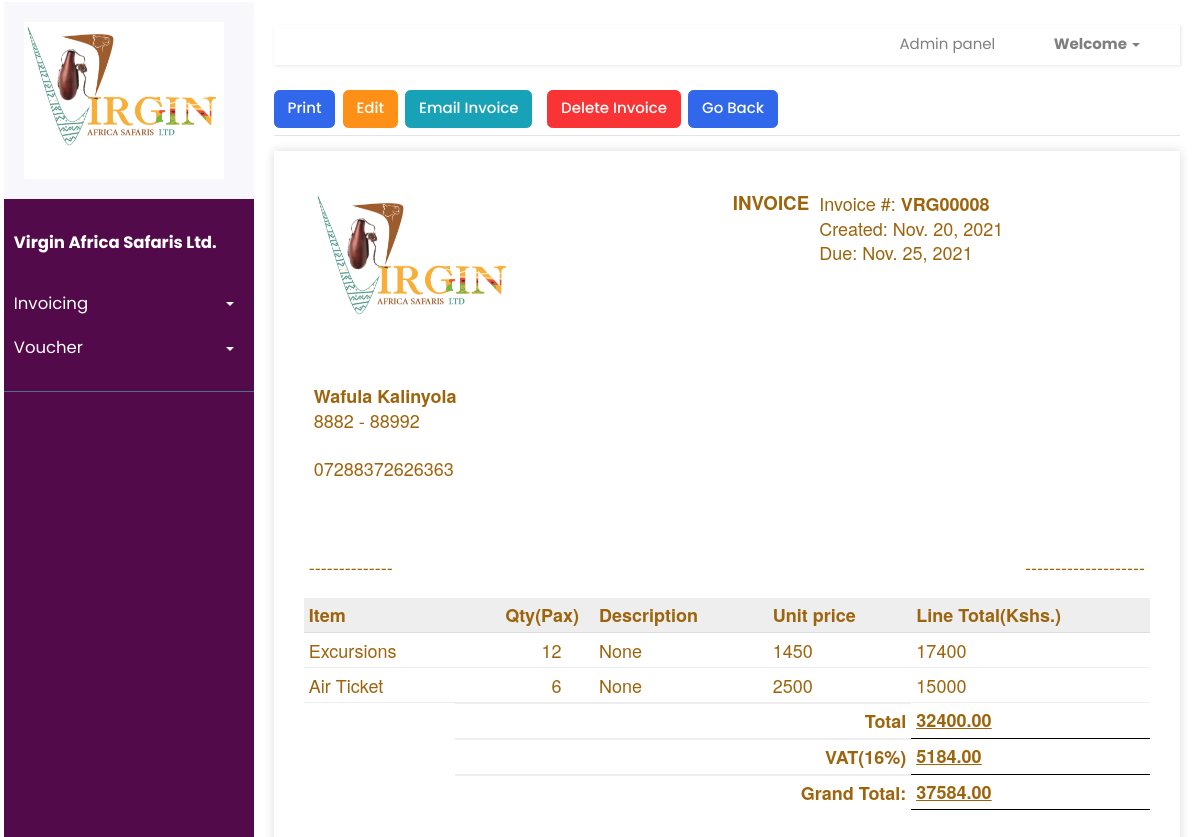
The page /invoices/create-build/vrg00008-bb77433f6d1d on the database as committed earlier.
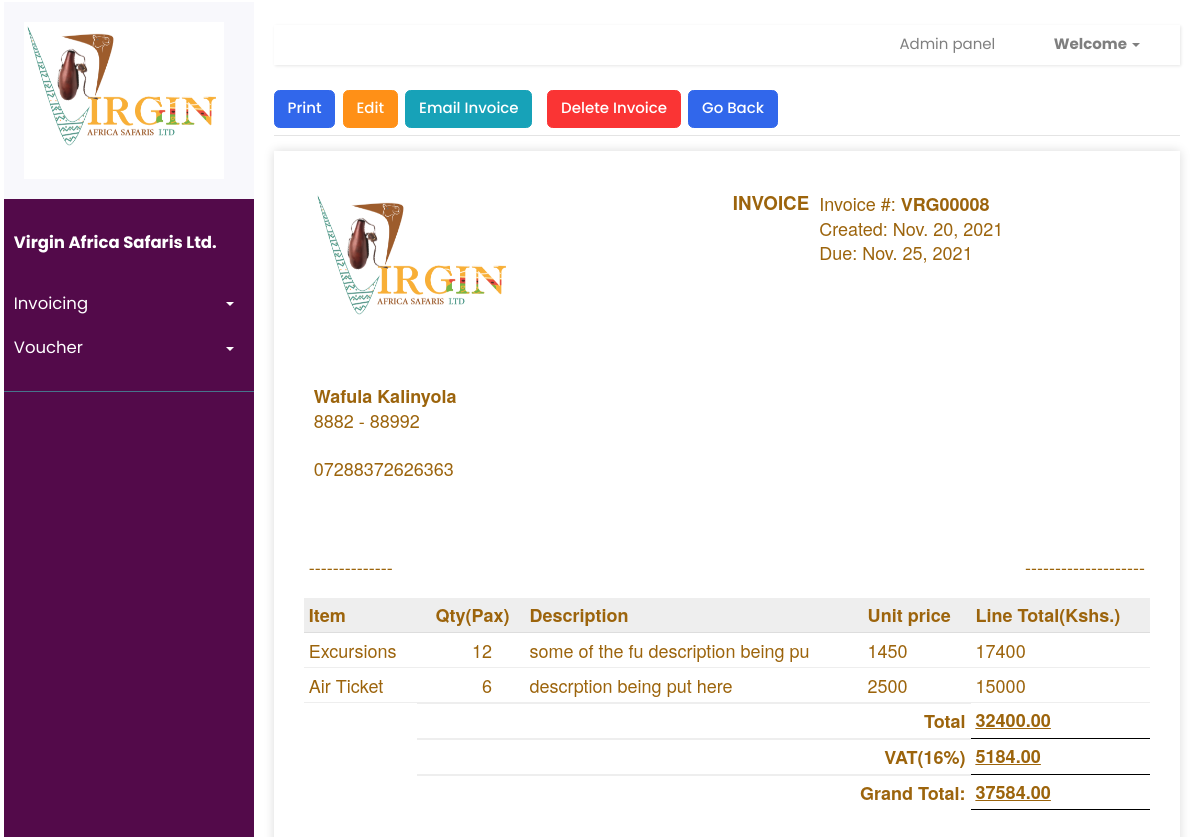
The same page on the database as committed later.
### invoice/models.py (models this page shows)
class InvoiceProduct(models.Model):
    invoice = models.ForeignKey(Invoice, on_delete=models.CASCADE)
    product = models.ForeignKey(
        Product, on_delete=models.CASCADE, null=True, blank=True)
    prod_description = models.CharField(null=True, blank=True, max_length=300)
    quantity = models.IntegerField(
        default=1, validators=[MinValueValidator(1)], null=True, blank=True)
    price = models.CharField(null=True, blank=True, max_length=10)
    class Meta:
        unique_together = [['invoice', 'product']]
    def total_price(self):
        total_price = int(self.quantity)*int(self.price)
        return total_price

### invoice/views.py (the view, shortened to what this page needs)
# urls.py: path('invoices/create-build/<slug:slug>',invoice_views.createBuildInvoice, name='create-build-invoice'),
def createBuildInvoice(request, slug):
	try:
		invoice = Invoice.objects.get(slug=slug)
		pass
	except:
		messages.error(request, 'Something went wrong')
		return redirect('create-build-invoice', slug=slug)
	products = Product.objects.filter(invoice=invoice)
	invoiceproduct  = InvoiceProduct.objects.filter(invoice_id=invoice.id)
	invoiceCurrency = ''
	invoiceTotal = 0.0
	itemtotals = []
	tax=0
	discount=0
	if len(products) > 0:
		for x in invoiceproduct:
			y = float(x.quantity) * float(x.price)
			invoiceTotal += y
			itemtotals.append(y)
	if(invoice.istaxable):
		tax = 0.16*invoiceTotal
	sub_total = invoiceTotal+tax
	if(invoice.apply_discount):
		discount=(float(invoice.discount))*0.01*sub_total
	grand_total = sub_total
	discounted_grand_total = sub_total-discount
	context = {}
	context['invoice'] = invoice
	context['products'] = products
	context['itemtotals']= itemtotals
	context['discount']= "{:.2f}".format(discount)
	context['discounted_grand_total']= "{:.2f}".format(discounted_grand_total)
	context['discount_percentage']= invoice.discount
	context['invoiceGrandTotal'] = "{:.2f}".format(grand_total)
	context['invoiceTotal'] = "{:.2f}".format(invoiceTotal)
	context['tax'] =  "{:.2f}".format(tax)
	context['invoiceCurrency'] = invoiceCurrency
	context['invoiceproduct'] = invoiceproduct
	if request.method == 'GET':
		inv_form = InvoiceForm(instance=invoice)
		client_form = ClientSelectForm(initial_client=invoice.client)
		context['inv_form'] = inv_form
		context['client_form'] = client_form
		return render(request, 'invoice/view_created_invoice.html', context)

### invoice/models.py (called while the page is built)
def increment_invoice_number():
    last_invoice = Invoice.objects.all().order_by('id').last()
    if not last_invoice:
        return 'VRG00001'
    invoice_no = last_invoice.number
    invoice_int = int(invoice_no.split('VRG')[-1])
    new_invoice_int = invoice_int + 1
    new_invoice_no = 'VRG' + "%05d" % (new_invoice_int, )
    return new_invoice_no

### templates/invoice/view_created_invoice.html (shortened to what this page needs)
{% extends 'index.html' %} {% load static %} {% load crispy_forms_tags %}
 {% block content %}
<div
  class="
    d-flex
    justify-content-between
    flex-wrap flex-md-nowrap
    align-items-center
    pt-3
    pb-2
    mb-3
    border-bottom
    view-invoice-box
  "
>
  <div class="btn-toolbar mb-2 mb-md-0">
   <div class="btn-group me-2">
        <a href="{% url 'viewpdf' invoice.slug%} " target="_blank" class="btn btn-primary">Print</a>
    </div>
     <div class="btn-group ml-2">
        <a href="{% url 'edit-invoice' invoice.slug %}" class="btn btn-warning">Edit</a>
    </div>
     <div class="btn-group ml-2 mr-2">
        <a class="btn btn-info" href="#" data-toggle="modal" data-target="#emailConfirmModal">Email Invoice</a>
    </div>
     <div class="btn-group ml-2 mr-2">
        <a class="btn btn-danger" href="#" data-toggle="modal" data-target="#deleteConfirmModal">Delete Invoice</a>
    </div>
    <div class="btn-group me-2 pull-right">
      <a href="{% url 'view-invoices' %}"
        ><button type="button" class="btn btn-primary">Go Back</button></a
      >
    </div>
  </div>
</div>
<div class="invoice-box">
      <table cellpadding="0" cellspacing="0">
        <tr class="top">
          <td colspan="2">
            <table>
              <tr>
                <td class="title">
                  <img
                    src="{% static 'images/logo.PNG' %}"
                    style="width: 100%; max-width: 200px"
                    alt="Logo"
                  />
                </td>
                 <td class="mr-3">
                       <h5>INVOICE</h5>
                 </td>
                <td>
                   Invoice #: <strong>{{invoice.number}}</strong><br />
                Created: {{invoice.date_created|date}}<br />
                Due: {{invoice.dueDate}}
                </td>
              </tr>
            </table>
          </td>
        </tr>
        <tr class="information">
          <td colspan="2">
            <table>
              <tr>
                <td>
                <strong>{{invoice.client.clientName}}</strong> <br />
                {{invoice.client.address}} - {{invoice.client.postalCode}} <br/ >
               <br/ > {{invoice.client.phoneNumber}}
                <br />
                <br />
                </td>
                <td>
                </td>
              </tr>
            </table>
          </td>
        </tr>
        <tr class="details">
          <td>--------------</td>
          <td>--------------------</td>
        </tr>
       <tr>
       <table>
        <tr class="heading">
          <td>Item</td>
          <td>Qty(Pax)</td>
          <td class="pl-3">Description</td>
          <td>Unit price</td>
          <td>Line Total(Kshs.)</td>
        </tr>
         {%for prod in invoiceproduct%}
            {% for product in products %}
            {% if forloop.counter == forloop.parentloop.counter %}
        <tr class="item">
          <td>{{product.description}}</td>
          <td class="pr-4">{{prod.quantity}}</td>
          <td class="pl-3">
             {{prod.prod_description}}
          </td>
          <td>{{prod.price}}</td>
             <td>{{prod.total_price}}</td>
        </tr>
        {%endif%}
        {%endfor%}
        {%endfor%}
    {%if invoice.istaxable and not invoice.apply_discount%}
        <tr class="total">
          <td></td>
          <td colspan="3">Total</td>
          <td class = "grand_total"><u><u>{{invoiceTotal}}</u><u/></td>
        </tr>
        <tr class="total">
          <td></td>
          <td colspan="3">VAT(16%)</td>
          <td class = "grand_total"><u><u>{{tax}}</u><u/></td>
        </tr>
        <tr class="total">
          <td></td>
          <td colspan="3">Grand Total:</td>
          <td class = "grand_total"><u><u>{{invoiceGrandTotal}}</u><u/></td>
        </tr>
        {%else%}
          <tr class="total">
          <td></td>
          <td colspan="3">Grand Total:</td>
          <td class = "grand_total"><u><u>{{invoice.grand_total}}</u><u/></td>
        </tr>
        {%endif%}
      </table>
      </tr>
      <br />
     </table>
    </div>
<br/><br/>
        </div>
      </div>
{% endblock %}

Rows that differ between the two databases and show on the page:
changed InvoiceProduct: prod_description "None" → "some of the fu description being pu"
changed InvoiceProduct: prod_description "None" → "descrption being put here"
